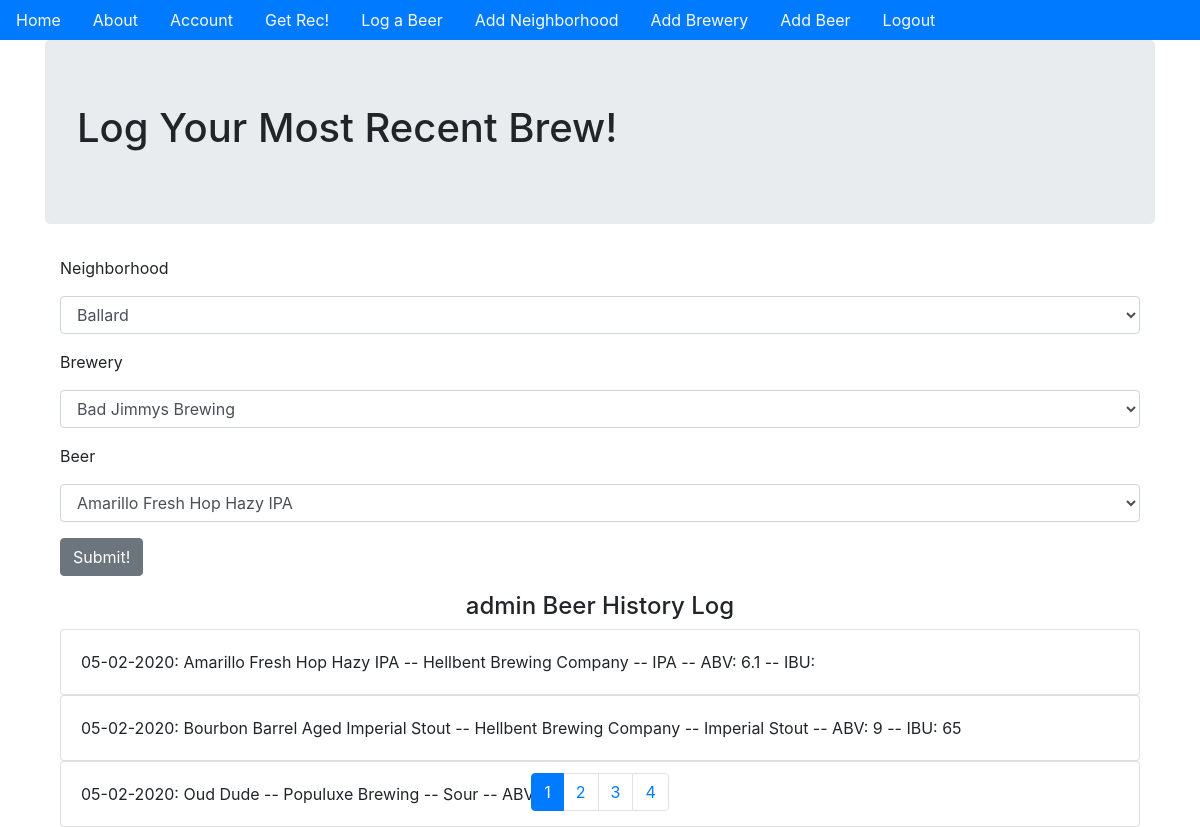
/log_item (signed in), run on the app's committed database.
### beer_app/models.py (models this page shows, shortened)
class User(db.Model, UserMixin):
    __tablename__ = 'users'
    id = db.Column(db.Integer, primary_key=True)
    profile_image = db.Column(
        db.String(64), nullable=False, default='default_profile.png')
    email = db.Column(db.String(64), unique=True, index=True)
    username = db.Column(db.String(64), unique=True, index=True)
    password_hash = db.Column(db.String(128))
    transactions = db.relationship('Log', backref='user', lazy='dynamic')
    recommendations = db.relationship(
        'Rec', backref='user', lazy='dynamic')

class Log(db.Model):
    __tablename__ = 'transactions'
    users = db.relationship(User)
    items = db.relationship(Item)
    id = db.Column(db.Integer, primary_key=True)
    user_id = db.Column(db.Integer, db.ForeignKey('users.id'), nullable=False)
    item_id = db.Column(db.Integer, db.ForeignKey('items.id'), nullable=False)
    date = db.Column(db.DateTime, nullable=False, default=datetime.utcnow)
    def __repr__(self):
        return f"{self.date.strftime('%m-%d-%Y')}: {Item.query.filter_by(id=self.item_id).first()}"

class Item(db.Model):
    __tablename__ = 'items'
    locations = db.relationship(Location)
    id = db.Column(db.Integer, primary_key=True)
    name = db.Column(db.String(64), nullable=False, index=True)
    style = db.Column(db.String(64), nullable=False, index=True)
    abv = db.Column(db.String(4), nullable=False, index=True)
    ibu = db.Column(db.String(3), index=True)
    location_id = db.Column(db.Integer, db.ForeignKey(
        'locations.id'), nullable=False)
    def __repr__(self):
        return f"{self.name} -- {self.locations.name} -- {self.style} -- ABV: {self.abv} -- IBU: {self.ibu}"

class Location(db.Model):
    __tablename__ = 'locations'
    zones = db.relationship(Zone)
    id = db.Column(db.Integer, primary_key=True)
    name = db.Column(db.String(64), index=True)
    address = db.Column(db.String(64))
    phone = db.Column(db.String(10))
    website = db.Column(db.String(64))
    zone_id = db.Column(db.Integer, db.ForeignKey('zones.id'), nullable=False)
    items = db.relationship('Item', backref='location')

### beer_app/actions/views.py (the view)
@actions.route('/log_item', methods=['GET', 'POST'])
@login_required
def log_item():
    form = LogActionForm()
    form.zone.choices = [(zone.id, zone.name)
                         for zone
                         in Zone.query.order_by('name')]
    form.loc.choices = [(loc.id, loc.name)
                        for loc
                        in Location.query.order_by('name')]
    form.item.choices = [(item.id, item.name)
                         for item
                         in Item.query.order_by('location_id')]
    if form.validate_on_submit():
        transaction = Log(user_id=current_user.id,
                          item_id=form.item.data)
        db.session.add(transaction)
        db.session.commit()
        return redirect(url_for('actions.log_item'))
    page = request.args.get('page', 1, type=int)
    user_post_log = Log.query.filter_by(user_id=current_user.id).order_by(
        Log.date.desc()).paginate(page=page, per_page=3)
    return render_template('log_item.html', form=form, user_post_log=user_post_log)

### beer_app/actions/forms.py
class LogActionForm(RecActionForm):
    item = SelectField('Beer', coerce=int, validators=[DataRequired()])

### beer_app/models.py (called while the page is built)
@login_manager.user_loader
def load_user(user_id):
    return User.query.get(user_id)

### beer_app/templates/log_item.html (shortened to what this page needs)
{% extends "base.html" %}
{% block content %}
<div class='jumbotron'>
    <h1>Log Your Most Recent Brew!</h1>
</div>
<div class='container'>
    <form method="POST" action="" enctype="multipart/form-data">
        <div class='form-group'>
            {{form.zone.label(class='form-group')}}
            {{form.zone(class='form-control')}}
        </div>
        <div class='form-group'>
            {{form.loc.label(class='form-group')}}
            {{form.loc(class='form-control')}}
        </div>
        <div class='form-group'>
            {{form.item.label(class='form-group')}}
            {{form.item(class='form-control')}}
        </div>
        <div class='form-group'>
            {{form.submit(class='btn btn-secondary')}}
        </div>
    </form>
</div>
{% if user_post_log.items %}
<div class='container'>
    <h4 style='text-align:center'> {{current_user.username}} Beer History Log</h4>
    {% for post in user_post_log.items %}
    <div class='card'>
        <div class='card-body'>
            {{post}}
        </div>
    </div>
    {% endfor %}
</div>
<div class="fixed-bottom">
    <nav aria-label='User Post Log'>
        <ul class='pagination sticky-bottom justify-content-center'>
            {% for page_num in user_post_log.iter_pages(left_edge=1,
                                                                                        right_edge=1,
                                                                                        left_current=5,
                                                                                        right_current=5) %}
            {% if user_post_log.page == page_num %}
            <li class='page-item active' aria-current="page">
                <span class="page-link" href="{{url_for('actions.log_item',page=page_num)}}">{{page_num}}
                </span>
            </li>
            {% else %}
            <li class='page-item'>
                <a class='page-link' href="{{url_for('actions.log_item',page=page_num)}}">{{page_num}}</a>
            </li>
            {% endif %}
            {% endfor %}
        </ul>
    </nav>
</div>
{% endif %}
{% endblock %}

### data on the page
User: username "admin"
Log: date+item "05-02-2020: Amarillo Fresh Hop Hazy IPA -- Hellbent Brewing Company -- IPA -- ABV: 6.1 -- IBU:"
Log: date+item "05-02-2020: Bourbon Barrel Aged Imperial Stout -- Hellbent Brewing Company -- Imperial Stout -- ABV: 9 -- IBU: 65"
Log: date+item "05-02-2020: Oud Dude -- Populuxe Brewing -- Sour -- ABV: 4.5 -- IBU:"

### other printed values
{{ page_num }} "1"
{{ page_num }} "2" "3" "4"
